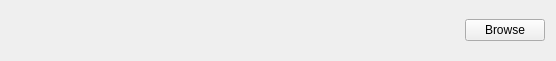
<?xml version="1.0" encoding="UTF-8"?>
<ui version="4.0">
 <class>SiteSettingsAttributesItem</class>
 <widget class="QWidget" name="SiteSettingsAttributesItem">
  <property name="geometry">
   <rect>
    <x>0</x>
    <y>0</y>
    <width>556</width>
    <height>61</height>
   </rect>
  </property>
  <layout class="QVBoxLayout" name="verticalLayout">
   <item>
    <layout class="QHBoxLayout" name="horizontalLayout">
     <item>
      <widget class="QLabel" name="label">
       <property name="text">
        <string/>
       </property>
      </widget>
     </item>
     <item>
      <spacer name="horizontalSpacer">
       <property name="orientation">
        <enum>Qt::Horizontal</enum>
       </property>
       <property name="sizeHint" stdset="0">
        <size>
         <width>40</width>
         <height>20</height>
        </size>
       </property>
      </spacer>
     </item>
     <item>
      <widget class="QPushButton" name="browseButton">
       <property name="text">
        <string>Browse</string>
       </property>
      </widget>
     </item>
    </layout>
   </item>
  </layout>
 </widget>
 <resources/>
 <connections/>
</ui>
